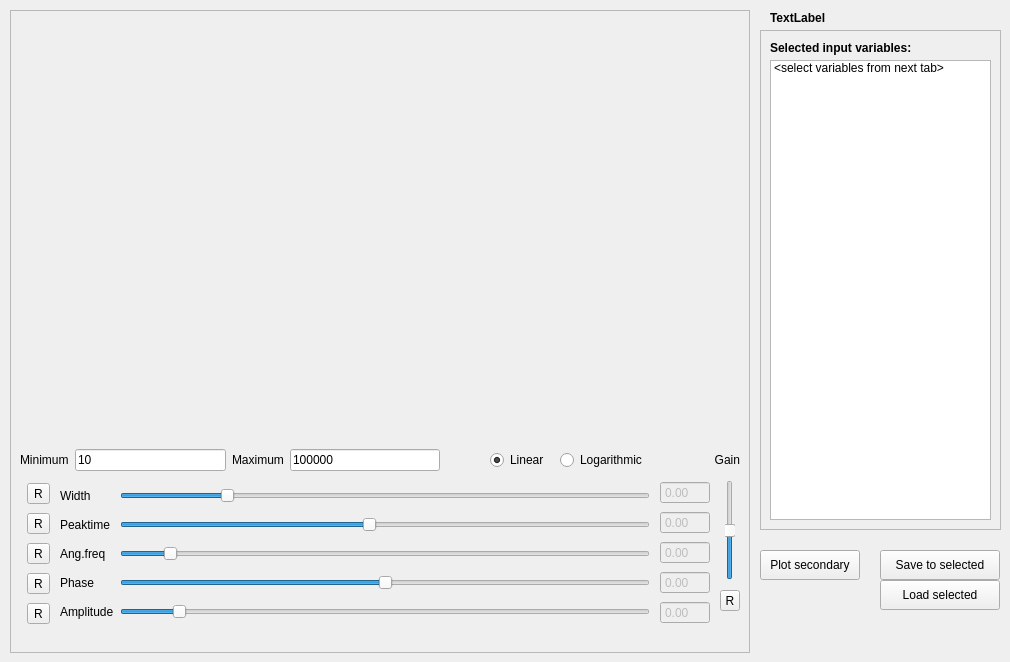
     <widget class="QWidget" name="tab_4">
      <attribute name="title">
       <string>Function creator</string>
      </attribute>
      <widget class="QFrame" name="PLOTHERE">
       <property name="geometry">
        <rect>
         <x>10</x>
         <y>10</y>
         <width>740</width>
         <height>643</height>
        </rect>
       </property>
       <property name="frameShape">
        <enum>QFrame::StyledPanel</enum>
       </property>
       <property name="frameShadow">
        <enum>QFrame::Raised</enum>
       </property>
       <widget class="PlotWidget" name="PLOT" native="true">
        <property name="geometry">
         <rect>
          <x>10</x>
          <y>10</y>
          <width>717</width>
          <height>411</height>
         </rect>
        </property>
       </widget>
       <widget class="QRadioButton" name="fLin">
        <property name="geometry">
         <rect>
          <x>480</x>
          <y>440</y>
          <width>61</width>
          <height>20</height>
         </rect>
        </property>
        <property name="text">
         <string>Linear</string>
        </property>
        <property name="checked">
         <bool>true</bool>
        </property>
       </widget>
       <widget class="QRadioButton" name="fLog">
        <property name="geometry">
         <rect>
          <x>550</x>
          <y>440</y>
          <width>101</width>
          <height>20</height>
         </rect>
        </property>
        <property name="text">
         <string>Logarithmic</string>
        </property>
       </widget>
       <widget class="QWidget" name="layoutWidget">
        <property name="geometry">
         <rect>
          <x>50</x>
          <y>470</y>
          <width>590</width>
          <height>150</height>
         </rect>
        </property>
        <layout class="QGridLayout" name="gridLayout">
         <item row="2" column="0">
          <widget class="QLabel" name="label_55">
           <property name="text">
            <string>Ang.freq</string>
           </property>
          </widget>
         </item>
         <item row="2" column="1">
          <widget class="QSlider" name="fFreq">
           <property name="minimum">
            <number>-20</number>
           </property>
           <property name="maximum">
            <number>220</number>
           </property>
           <property name="orientation">
            <enum>Qt::Horizontal</enum>
           </property>
           <property name="tickPosition">
            <enum>QSlider::NoTicks</enum>
           </property>
          </widget>
         </item>
         <item row="1" column="0">
          <widget class="QLabel" name="label_34">
           <property name="text">
            <string>Peaktime</string>
           </property>
          </widget>
         </item>
         <item row="1" column="1">
          <widget class="QSlider" name="fPeak">
           <property name="minimum">
            <number>-10</number>
           </property>
           <property name="maximum">
            <number>190</number>
           </property>
           <property name="value">
            <number>84</number>
           </property>
           <property name="sliderPosition">
            <number>84</number>
           </property>
           <property name="orientation">
            <enum>Qt::Horizontal</enum>
           </property>
           <property name="tickPosition">
            <enum>QSlider::NoTicks</enum>
           </property>
          </widget>
         </item>
         <item row="4" column="1">
          <widget class="QSlider" name="fAmp">
           <property name="maximum">
            <number>200</number>
           </property>
           <property name="value">
            <number>20</number>
           </property>
           <property name="orientation">
            <enum>Qt::Horizontal</enum>
           </property>
           <property name="tickPosition">
            <enum>QSlider::NoTicks</enum>
           </property>
          </widget>
         </item>
         <item row="0" column="1">
          <widget class="QSlider" name="fWidth">
           <property name="maximum">
            <number>200</number>
           </property>
           <property name="value">
            <number>39</number>
           </property>
           <property name="orientation">
            <enum>Qt::Horizontal</enum>
           </property>
           <property name="invertedAppearance">
            <bool>false</bool>
           </property>
           <property name="invertedControls">
            <bool>false</bool>
           </property>
           <property name="tickPosition">
            <enum>QSlider::NoTicks</enum>
           </property>
           <property name="tickInterval">
            <number>1</number>
           </property>
          </widget>
         </item>
         <item row="4" column="0">
          <widget class="QLabel" name="label_57">
           <property name="text">
            <string>Amplitude</string>
           </property>
          </widget>
         </item>
         <item row="3" column="0">
          <widget class="QLabel" name="label_56">
           <property name="text">
            <string>Phase</string>
           </property>
          </widget>
         </item>
         <item row="0" column="0">
          <widget class="QLabel" name="label">
           <property name="text">
            <string>Width</string>
           </property>
          </widget>
         </item>
         <item row="3" column="1">
          <widget class="QSlider" name="fPhase">
           <property name="minimum">
            <number>-100</number>
           </property>
           <property name="maximum">
            <number>100</number>
           </property>
           <property name="orientation">
            <enum>Qt::Horizontal</enum>
           </property>
           <property name="tickPosition">
            <enum>QSlider::NoTicks</enum>
           </property>
          </widget>
         </item>
        </layout>
       </widget>
       <widget class="QWidget" name="layoutWidget">
        <property name="geometry">
         <rect>
          <x>10</x>
          <y>430</y>
          <width>420</width>
          <height>40</height>
         </rect>
        </property>
        <layout class="QGridLayout" name="gridLayout_10">
         <item row="0" column="0">
          <widget class="QLabel" name="label_58">
           <property name="text">
            <string>Minimum</string>
           </property>
          </widget>
         </item>
         <item row="0" column="1">
          <widget class="QLineEdit" name="fMin">
           <property name="text">
            <string>10</string>
           </property>
          </widget>
         </item>
         <item row="0" column="2">
          <widget class="QLabel" name="label_59">
           <property name="text">
            <string>Maximum</string>
           </property>
          </widget>
         </item>
         <item row="0" column="3">
          <widget class="QLineEdit" name="fMax">
           <property name="text">
            <string>100000</string>
           </property>
          </widget>
         </item>
        </layout>
       </widget>
       <widget class="QSlider" name="gain">
        <property name="geometry">
         <rect>
          <x>715</x>
          <y>470</y>
          <width>10</width>
          <height>100</height>
         </rect>
        </property>
        <property name="minimum">
         <number>1</number>
        </property>
        <property name="maximum">
         <number>100</number>
        </property>
        <property name="value">
         <number>50</number>
        </property>
        <property name="orientation">
         <enum>Qt::Vertical</enum>
        </property>
        <property name="invertedAppearance">
         <bool>false</bool>
        </property>
        <property name="invertedControls">
         <bool>false</bool>
        </property>
       </widget>
       <widget class="QToolButton" name="resG">
        <property name="geometry">
         <rect>
          <x>710</x>
          <y>580</y>
          <width>20</width>
          <height>21</height>
         </rect>
        </property>
        <property name="text">
         <string>R</string>
        </property>
       </widget>
       <widget class="QLabel" name="label_3">
        <property name="geometry">
         <rect>
          <x>690</x>
          <y>440</y>
          <width>40</width>
          <height>20</height>
         </rect>
        </property>
        <property name="text">
         <string>Gain</string>
        </property>
        <property name="alignment">
         <set>Qt::AlignRight|Qt::AlignTrailing|Qt::AlignVCenter</set>
        </property>
       </widget>
       <widget class="QWidget" name="layoutWidget">
        <property name="geometry">
         <rect>
          <x>10</x>
          <y>470</y>
          <width>38</width>
          <height>150</height>
         </rect>
        </property>
        <layout class="QGridLayout" name="gridLayout_14">
         <item row="0" column="0">
          <widget class="QToolButton" name="resW">
           <property name="text">
            <string>R</string>
           </property>
          </widget>
         </item>
         <item row="1" column="0">
          <widget class="QToolButton" name="resP">
           <property name="text">
            <string>R</string>
           </property>
          </widget>
         </item>
         <item row="2" column="0">
          <widget class="QToolButton" name="resA">
           <property name="text">
            <string>R</string>
           </property>
          </widget>
         </item>
         <item row="3" column="0">
          <widget class="QToolButton" name="resPh">
           <property name="text">
            <string>R</string>
           </property>
          </widget>
         </item>
         <item row="4" column="0">
          <widget class="QToolButton" name="resAm">
           <property name="text">
            <string>R</string>
           </property>
          </widget>
         </item>
        </layout>
       </widget>
       <widget class="QWidget" name="">
        <property name="geometry">
         <rect>
          <x>650</x>
          <y>470</y>
          <width>50</width>
          <height>150</height>
         </rect>
        </property>
        <layout class="QVBoxLayout" name="verticalLayout_2">
         <item>
          <widget class="QDoubleSpinBox" name="monW">
           <property name="enabled">
            <bool>false</bool>
           </property>
           <property name="buttonSymbols">
            <enum>QAbstractSpinBox::NoButtons</enum>
           </property>
           <property name="suffix">
            <string/>
           </property>
           <property name="minimum">
            <double>-99.000000000000000</double>
           </property>
          </widget>
         </item>
         <item>
          <widget class="QDoubleSpinBox" name="monP">
           <property name="enabled">
            <bool>false</bool>
           </property>
           <property name="buttonSymbols">
            <enum>QAbstractSpinBox::NoButtons</enum>
           </property>
           <property name="minimum">
            <double>-99.000000000000000</double>
           </property>
          </widget>
         </item>
         <item>
          <widget class="QDoubleSpinBox" name="monA">
           <property name="enabled">
            <bool>false</bool>
           </property>
           <property name="buttonSymbols">
            <enum>QAbstractSpinBox::NoButtons</enum>
           </property>
           <property name="minimum">
            <double>-9.900000000000000</double>
           </property>
          </widget>
         </item>
         <item>
          <widget class="QDoubleSpinBox" name="monPh">
           <property name="enabled">
            <bool>false</bool>
           </property>
           <property name="buttonSymbols">
            <enum>QAbstractSpinBox::NoButtons</enum>
           </property>
           <property name="minimum">
            <double>-9.900000000000000</double>
           </property>
          </widget>
         </item>
         <item>
          <widget class="QDoubleSpinBox" name="monAm">
           <property name="enabled">
            <bool>false</bool>
           </property>
           <property name="buttonSymbols">
            <enum>QAbstractSpinBox::NoButtons</enum>
           </property>
          </widget>
         </item>
        </layout>
       </widget>
      </widget>
      <widget class="QFrame" name="frame_3">
       <property name="geometry">
        <rect>
         <x>760</x>
         <y>30</y>
         <width>241</width>
         <height>500</height>
        </rect>
       </property>
       <property name="frameShape">
        <enum>QFrame::StyledPanel</enum>
       </property>
       <property name="frameShadow">
        <enum>QFrame::Raised</enum>
       </property>
       <widget class="QListWidget" name="names_sel_2">
        <property name="geometry">
         <rect>
          <x>10</x>
          <y>30</y>
          <width>221</width>
          <height>460</height>
         </rect>
        </property>
        <property name="verticalScrollBarPolicy">
         <enum>Qt::ScrollBarAsNeeded</enum>
        </property>
        <property name="selectionMode">
         <enum>QAbstractItemView::SingleSelection</enum>
        </property>
        <property name="batchSize">
         <number>100</number>
        </property>
        <item>
         <property name="text">
          <string>&lt;select variables from next tab&gt;</string>
         </property>
        </item>
       </widget>
       <widget class="QLabel" name="label_40">
        <property name="geometry">
         <rect>
          <x>10</x>
          <y>10</y>
          <width>210</width>
          <height>16</height>
         </rect>
        </property>
        <property name="font">
         <font>
          <weight>75</weight>
          <bold>true</bold>
          <underline>false</underline>
         </font>
        </property>
        <property name="text">
         <string>Selected input variables:</string>
        </property>
       </widget>
      </widget>
      <widget class="QPushButton" name="saveParams">
       <property name="geometry">
        <rect>
         <x>880</x>
         <y>550</y>
         <width>120</width>
         <height>30</height>
        </rect>
       </property>
       <property name="text">
        <string>Save to selected</string>
       </property>
      </widget>
      <widget class="QPushButton" name="plotTo">
       <property name="geometry">
        <rect>
         <x>760</x>
         <y>550</y>
         <width>100</width>
         <height>30</height>
        </rect>
       </property>
       <property name="text">
        <string>Plot secondary</string>
       </property>
       <property name="checkable">
        <bool>true</bool>
       </property>
      </widget>
      <widget class="QPushButton" name="loadParams">
       <property name="geometry">
        <rect>
         <x>880</x>
         <y>580</y>
         <width>120</width>
         <height>30</height>
        </rect>
       </property>
       <property name="text">
        <string>Load selected</string>
       </property>
      </widget>
      <widget class="QLabel" name="confirm">
       <property name="geometry">
        <rect>
         <x>770</x>
         <y>10</y>
         <width>230</width>
         <height>15</height>
        </rect>
       </property>
       <property name="font">
        <font>
         <weight>75</weight>
         <bold>true</bold>
        </font>
       </property>
       <property name="text">
        <string>TextLabel</string>
       </property>
      </widget>
     </widget>
